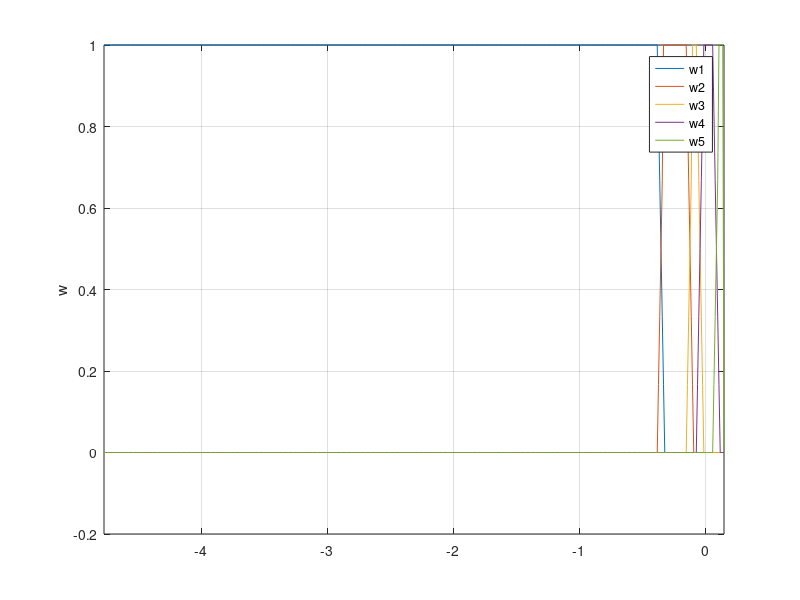

MATLAB code for this plot: (Note: this script raises an error after producing the figure.)
addpath('../../../../../matlab2tikz-master/src/');
outputFile = '../przynalN5.tex';

y = dlmread('y1.csv','\t');
y1 = dlmread('y2.csv','\t');
y2 = dlmread('y3.csv','\t');
y3 = dlmread('y4.csv','\t');
y4 = dlmread('y5.csv','\t');
x = dlmread('x.csv','\t');

%%z = dlmread('zad6_z_best_nie_licz_zakl.csv','\t');
%x = 1:length(x);

figure(1);


%subplot(2,1, 1);
hold on;
plot(x,y);
plot(x,y1);
plot(x,y2);
plot(x,y3);
plot(x,y4);
xlim([min(x) max(x)]);
%title('y');
%xlabel('k');
ylabel('w');
legend('w1', 'w2', 'w3', 'w4', 'w5', 'Location', 'NorthEast');
%ylim([floor(min(y)) ceil(0.5+max(y))]);
grid on;
box on;

% subplot(,1, 2);
% hold on;
% %stairs(x,u);
% plot(x,u);
% plot(x,u1);
% plot(x,u2);
% plot(x,u3);
% plot(x,u4);
% xlim([min(x) max(x)]);
% %title('u');
% %xlabel('k');
% ylabel('u');
% legend('u', 'Location', 'NorthEast');
% grid on;
% box on;

% subplot(3,1, 3);
% hold on;
% stairs(x,z);
% xlim([min(x) max(x)]);
% %title('z');
% xlabel('k');
% ylabel('z');
% legend('z', 'Location', 'NorthEast');
% grid on;
% box on;

% dwie linijki poni�ej zapewniaj� poprawne ustawienie wykresu w pdf-ie
% oraz pozwalaj� nazwa� wykres pod spodem
%beforeFigure = [sprintf('\\begin{figure}[H] \n\\centering')];
%afterFigure = [sprintf('\\caption{%s}\n\\end{figure}', title)];

matlab2tikz(outputFile, ...
    'showInfo', false, ...
    'encoding', 'UTF-8');
%    'extraCode', beforeFigure, ...
%    'extraCodeAtEnd', afterFigure);
hold off;
%close(1)